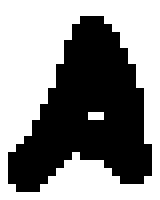
#> input picture src/baba_text/__assets__/A_1.png, 20 x 25 px (shown 8 times larger); its folder holds 4 pictures in this run
$ python baba_draws.py __assets__/A_1.png out.png
#> lines starting #> are read from the running program, lines starting #| are printed output that depends on the picture; after the words box and inside, x2 and y2 are one past the last pixel; in counts of white or black regions, pixels touching at a corner belong together
### src/baba_text/constants.py
import os
import urllib
from .color import Color
from PIL import Image
import numpy as np

NEWLINE = "\n"
TAB = "\t"
SPACE = " "
MASK_COLOR = Color(255, 255, 255)
SPRITE_SIZE = 100
TRANSPARENT_COLOR = Color(0, 0, 0, 0)
ANIMATION_FPS = 4
MAX_LETTER_HEIGHT = 55
LETTER_WIDTH_TO_HEIGHT_RATIO = 0.8
RESOURCE_LETTER_HEIGHT = 25
RESOURCE_LETTER_WIDTH = RESOURCE_LETTER_HEIGHT * LETTER_WIDTH_TO_HEIGHT_RATIO
ANIMATION_FRAME_COUNT = 6
COLOR_WHITE = Color(255, 255, 255)
BACKGROUND_SPRITE_FILENAME = "sprite"
COLOR_BYTE_DEPTH = 4
GIF_DISPOSAL_MODE_TRANSPARENT = 2
GIF_DISPOSAL_MODE_SOLID = 0
FULL_ALPHA = 255
GIF_LOOP_MODE = 0
GIF_PLUGIN = "pillow"
GIF_FORMAT_HINT = ".gif"
LETTER_SAMPLE_MODE = Image.Resampling.NEAREST
DOWNSCALE_SAMPLE_MODE = Image.Resampling.NEAREST
DEFAULT_PIXEL_PER_CHARACTERS = 30

# Figure out where we are and build path from there...
ASSETS_DIR = os.path.join(os.path.abspath(os.path.dirname(__file__)), "__assets__")


# [26 lines left out: function get_allowed_characters, not called in this run]


def generate_ascii_color_ramp() -> str:
    """
    Converts all available letters into a color ramp, ordering them
    by "brightness" (which is just the total coverage of the letter over the background)
    """

    letter_to_brightness: dict[str, int] = {}

    for file in os.listdir(ASSETS_DIR):
        file = os.path.join(ASSETS_DIR, file)
        letter = os.path.basename(file)

        # Underscore is special because its a valid letter but also separator...
        if letter.startswith(BACKGROUND_SPRITE_FILENAME):
            continue
        elif letter.startswith("_"):
            decoded = "_"
        else:
            decoded = urllib.parse.unquote(letter.split("_")[0])

        image = np.array(Image.open(file).convert("RGBA"))
#> image is the input picture: shape (25, 20, 4); mean R, G, B, A 139.2, 139.2, 139.2, 255
        foreground_mask = np.any(image != MASK_COLOR, axis=2)
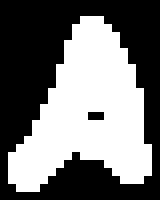
#> foreground_mask: shape (25, 20) bool (shown 8 times larger); 45.4% white; 1 white region, box (x1, y1, x2, y2) and area: (1, 2, 19, 24) 227

        letter_to_brightness.setdefault(decoded, 0)
        letter_to_brightness[decoded] += np.count_nonzero(foreground_mask)
#> pass 2 of the loop in generate_ascii_color_ramp, `for file in os.listdir(ASSETS_DIR):`:
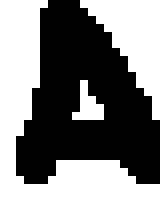
#> input picture src/baba_text/__assets__/A_2.png, 20 x 25 px (shown 8 times larger)
#> in generate_ascii_color_ramp, image is the input picture: shape (25, 20, 4); mean R, G, B, A 122.4, 122.4, 122.4, 255
#> in generate_ascii_color_ramp, `foreground_mask = np.any(image != MASK_COLOR, axis=2)`:
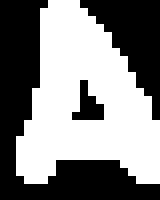
#> foreground_mask: shape (25, 20) bool (shown 8 times larger); 52% white; 3 black regions (1 under 20 px), largest, box (x1, y1, x2, y2) and area: (0, 0, 20, 25) 159, (10, 0, 20, 15) 70
#> pass 3 of the loop in generate_ascii_color_ramp, `for file in os.listdir(ASSETS_DIR):`:
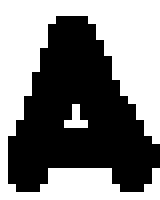
#> input picture src/baba_text/__assets__/A_3.png, 20 x 25 px (shown 8 times larger)
#> in generate_ascii_color_ramp, image is the input picture: shape (25, 20, 4); mean R, G, B, A 127.5, 127.5, 127.5, 255
#> in generate_ascii_color_ramp, `foreground_mask = np.any(image != MASK_COLOR, axis=2)`:
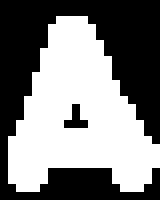
#> foreground_mask: shape (25, 20) bool (shown 8 times larger); 50% white; 1 white region, box (x1, y1, x2, y2) and area: (1, 2, 20, 24) 250
#> the loop made 4 passes; the first 3 are shown

    return "".join(
        [i for i, _ in sorted(letter_to_brightness.items(), key=lambda item: item[1])]
    )


COLOR_PALETTE = {
    "grey": Color(128, 128, 128),
    "yellow": Color(255, 255, 60),
    "orange": Color(250, 120, 60),
    "dark_red": Color(255, 60, 60),
    "red": Color(255, 50, 120),
    "pale_red": Color(255, 120, 120),
    "dark_purple": Color(160, 20, 160),
    "purple": Color(120, 120, 255),
    "dark_blue": Color(20, 20, 200),
    "blue": Color(60, 60, 255),
    "black": Color(0, 0, 0),
    "pink": Color(255, 120, 255),
    "dark_pink": Color(255, 60, 255),
    "dark_green": Color(60, 160, 60),
    "green": Color(60, 255, 60),
    "light_green": Color(120, 255, 120),
    "brown": Color(150, 100, 70),
    "light_blue": Color(60, 160, 255),
}

KNOWN_WORDS_TO_COLOR = {
    "baba": COLOR_PALETTE["red"],
    "You": COLOR_PALETTE["red"],
    "keke": COLOR_PALETTE["orange"],
    "rock": COLOR_PALETTE["brown"],
    "Sink": COLOR_PALETTE["light_blue"],
    "text": COLOR_PALETTE["red"],
    "is": COLOR_WHITE,
    "and": COLOR_WHITE,
    "not": COLOR_PALETTE["red"],
    "or": COLOR_WHITE,
    "on": COLOR_WHITE,
    "can": COLOR_WHITE,
    "the": COLOR_WHITE,
    "has": COLOR_WHITE,
    "wall": COLOR_PALETTE["grey"],
    "Float": COLOR_PALETTE["light_blue"],
    "flag": COLOR_PALETTE["yellow"],
    "Blue": COLOR_PALETTE["blue"],
    "Red": COLOR_PALETTE["dark_red"],
    "Green": COLOR_PALETTE["green"],
    "Yellow": COLOR_PALETTE["yellow"],
    "Pink": COLOR_PALETTE["pink"],
    "Orange": COLOR_PALETTE["orange"],
    "Purple": COLOR_PALETTE["purple"],
    "White": COLOR_WHITE,
    "Black": COLOR_PALETTE["black"],
    "blue": COLOR_PALETTE["blue"],
    "red": COLOR_PALETTE["red"],
    "green": COLOR_PALETTE["green"],
    "yellow": COLOR_PALETTE["yellow"],
    "pink": COLOR_PALETTE["pink"],
    "orange": COLOR_PALETTE["orange"],
    "purple": COLOR_PALETTE["purple"],
    "white": COLOR_WHITE,
    "black": COLOR_PALETTE["black"],
    "violet": COLOR_PALETTE["blue"],
    "rose": COLOR_PALETTE["dark_red"],
    "Win": COLOR_PALETTE["yellow"],
}

### src/baba_text/animated_ascii_art.py
from PIL import Image
from typing import BinaryIO
import numpy as np
import math
from .constants import (
    TRANSPARENT_COLOR,
    ANIMATION_FRAME_COUNT,
    COLOR_BYTE_DEPTH,
    GIF_DISPOSAL_MODE_TRANSPARENT,
    GIF_DISPOSAL_MODE_SOLID,
    GIF_LOOP_MODE,
    GIF_FORMAT_HINT,
    GIF_PLUGIN,
    FULL_ALPHA,
    ANIMATION_FPS,
    SPACE,
    generate_ascii_color_ramp,
    RESOURCE_LETTER_HEIGHT,
    DOWNSCALE_SAMPLE_MODE,
    RESOURCE_LETTER_WIDTH,
    DEFAULT_PIXEL_PER_CHARACTERS,
    COLOR_PALETTE,
)
from .animated_letter import AnimatedLetter
from .rect import Rect
from .color import Color
from io import BytesIO
import imageio


class AnimatedAsciiArt:
    def __init__(
        self,
        image: str | BinaryIO | Image.Image,
        pixels_per_character: int = DEFAULT_PIXEL_PER_CHARACTERS,
        greyscale: bool = False,
        color_ramp: str = generate_ascii_color_ramp(),
        background_color: Color = TRANSPARENT_COLOR,
    ) -> None:
        assert len(color_ramp) > 0
        assert pixels_per_character > 0

        self.__pixels_per_character = pixels_per_character
        self.__greyscale = greyscale
        self.__color_ramp = color_ramp
        self.__background_color = background_color

        self.__images = []
        self.__durations = []

        if type(image) == Image.Image:
            loaded_image = image
        else:
            loaded_image = Image.open(image)  # type: ignore

        # Check if input is iterable like a gif or similar...
        if hasattr(loaded_image, "n_frames") and loaded_image.n_frames > 1:
            for n in range(loaded_image.n_frames):
                loaded_image.seek(n)
                self.__images.append(self.__load_image(loaded_image))
                self.__durations.append(
                    loaded_image.info.get("duration", 1000 * 1 / ANIMATION_FPS)
                )
        else:
            self.__images.extend(
                [self.__load_image(loaded_image)] * ANIMATION_FRAME_COUNT
            )
            self.__durations = [1000 * 1 / ANIMATION_FPS] * ANIMATION_FRAME_COUNT

    def __load_image(self, image: Image.Image) -> np.ndarray:
        image = image.convert("RGBA")
        return np.array(
#> (the run stopped early here; a loop or call above may not have finished)
